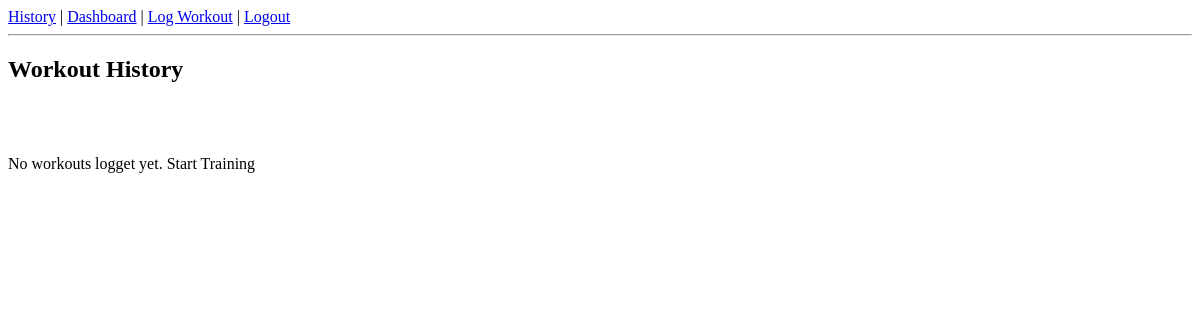
Page /history (signed in) on the earlier database version.
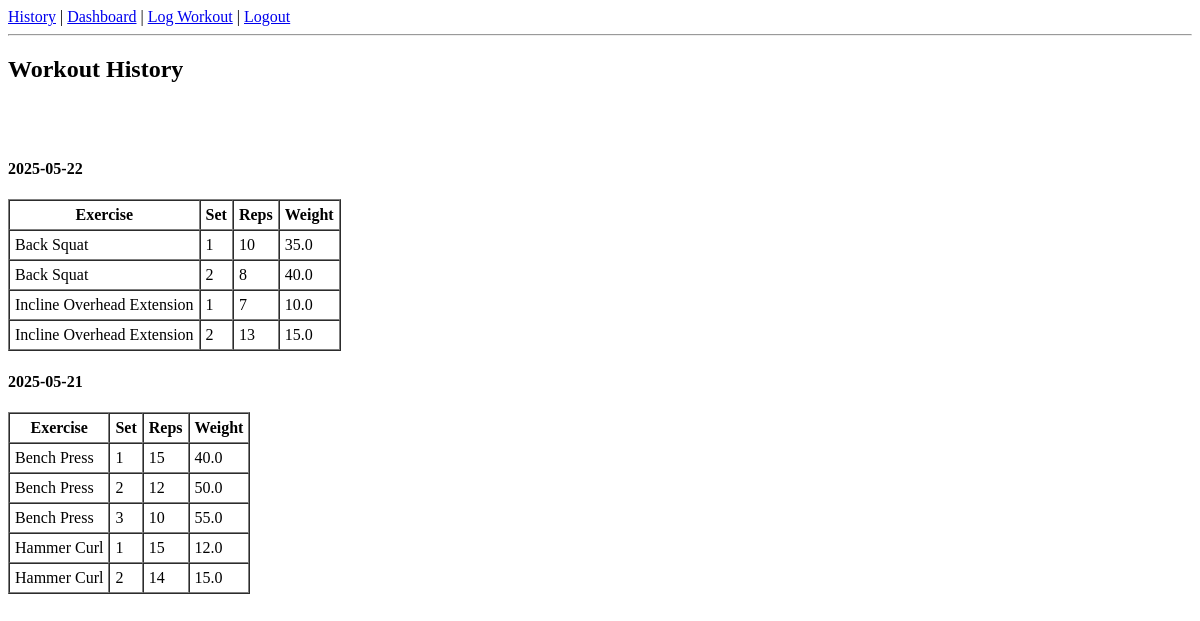
Same page on the later database version.
### tables this page shows
CREATE TABLE workouts (
            id INTEGER PRIMARY KEY AUTOINCREMENT,
            user_id INTEGER,
            date TEXT NOT NULL,
            exercise TEXT NOT NULL,
            set_number INTEGER NOT NULL,
            reps INTEGER NOT NULL,
            weight REAL,
            notes TEXT,
            FOREIGN KEY (user_id) REFERENCES users(id)
        );

### app.py (the view)
@app.route('/history')
def history():
    if 'user' not in session:
        return redirect('/login')
    user_id = session['user_id']
    conn = sqlite3.connect('workout_tracker.db')
    c = conn.cursor()
    c.execute('''SELECT DISTINCT date FROM workouts
              WHERE user_id = ? ORDER BY date DESC''', (user_id,))
    dates = [row[0] for row  in c.fetchall()]
    all_workouts = {}
    for date in dates:
        c.execute('''SELECT exercise, set_number, reps, weight
                  FROM workouts
                  WHERE user_id = ? AND date = ?
                  ORDER BY exercise, set_number''', (user_id, date))
        all_workouts[date] = c.fetchall()
    conn.close()
    return render_template('history.html', all_workouts=all_workouts)

### templates/history.html
{% extends "base.html" %}
{% block content %}
    <h2>Workout History</h2><br><br>
    {% if all_workouts %}
        {% for date, exercise in all_workouts.items() %}
            <h4>{{ date }}</h4>
            <table border="1" cellpadding="5" cellspacing="0">
                <thead>
                    <tr>
                        <th>Exercise</th>
                        <th>Set</th>
                        <th>Reps</th>
                        <th>Weight</th>
                    </tr>
                </thead>
                <tbody>
                    {% for ex in exercise %}
                    <tr>
                        <td>{{ ex[0] }}</td>
                        <td>{{ ex[1] }}</td>
                        <td>{{ ex[2] }}</td>
                        <td>{{ ex[3] }}</td>
                    </tr>
                    {% endfor %}
                </tbody>
            </table>
        {% endfor %}
    {% else %}
            <p>No workouts logget yet. Start Training</p>
    {% endif %}
{% endblock %}

Differences in the rows shown:
added workouts: exercise "Back Squat", set_number "1", reps "10", weight "35.0", shown under "2025-05-22"
added workouts: exercise "Back Squat", set_number "2", reps "8", weight "40.0", shown under "2025-05-22"
added workouts: exercise "Incline Overhead Extension", set_number "1", reps "7", weight "10.0", shown under "2025-05-22"
added workouts: exercise "Incline Overhead Extension", set_number "2", reps "13", weight "15.0", shown under "2025-05-22"
added workouts: exercise "Bench Press", set_number "1", reps "15", weight "40.0", shown under "2025-05-21"
added workouts: exercise "Bench Press", set_number "2", reps "12", weight "50.0", shown under "2025-05-21"
added workouts: exercise "Bench Press", set_number "3", reps "10", weight "55.0", shown under "2025-05-21"
added workouts: exercise "Hammer Curl", set_number "1", reps "15", weight "12.0", shown under "2025-05-21"
added workouts: exercise "Hammer Curl", set_number "2", reps "14", weight "15.0", shown under "2025-05-21"
Other differences:
new list line: "2025-05-22 Exercise Set Reps Weight"
new list line: "2025-05-21 Exercise Set Reps Weight"
text no longer shown: "No workouts logget yet. Start Training"
